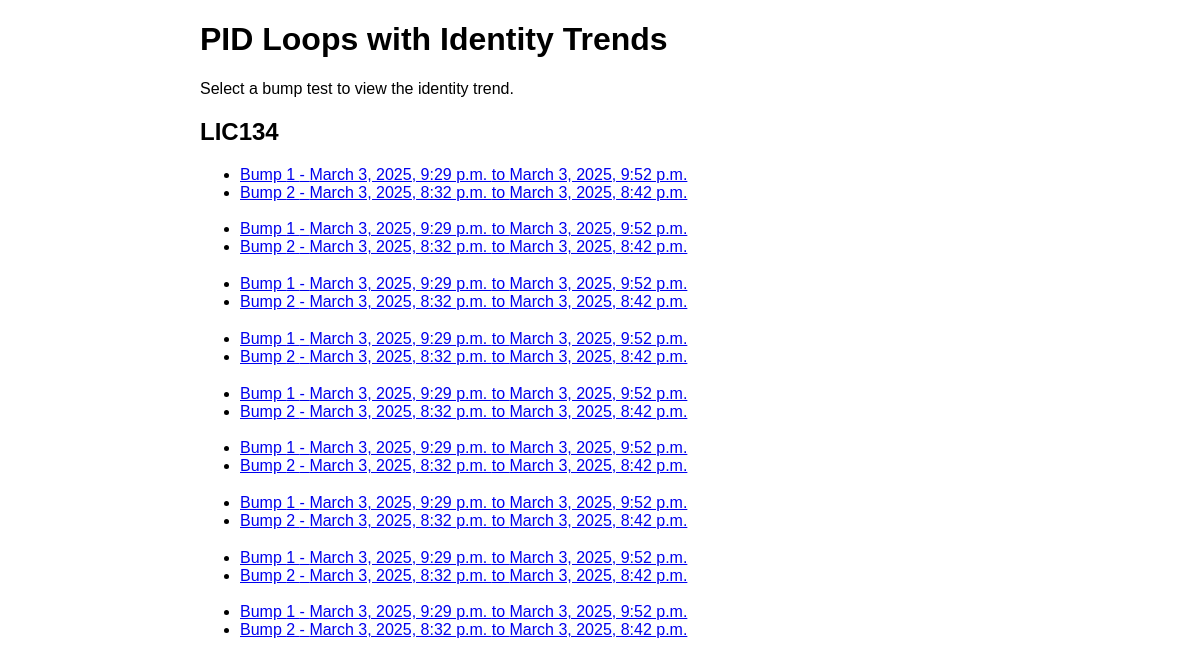
/identity-trend/, run on the app's committed database.
### tuner/models.py (models this page shows, shortened)
class PIDLoop(models.Model):
    PID_TYPE_CHOICES = [
        ("1st Order", "1st Order"),
        ("Integrating", "Integrating"),
        ("Integrating with Lag", "Integrating with Lag"),
    ]
    name = models.CharField(max_length=100)
    description = models.TextField(blank=True, null=True)
    pid_type = models.CharField(
        max_length=50,
        choices=PID_TYPE_CHOICES,
        default="1st Order"  # Default to "1st Order"
    )

class TrendChart(models.Model):
    pid_loop = models.ForeignKey("PIDLoop", on_delete=models.CASCADE)
    uploaded_at = models.DateTimeField(default=now)  # Stored in UTC
    csv_file = models.FileField(upload_to="trend_charts/", blank=True, null=True)
    description = models.TextField(blank=True, null=True)

class BumpTest(models.Model):
    id = models.AutoField(primary_key=True)
    trend_chart = models.ForeignKey("TrendChart", on_delete=models.CASCADE)
    start_time = models.DateTimeField(null=True, blank=True)
    end_time = models.DateTimeField(null=True, blank=True)
    T1 = models.DateTimeField(null=True, blank=True)
    T2 = models.DateTimeField(null=True, blank=True)
    T3 = models.DateTimeField(null=True, blank=True)
    T4 = models.DateTimeField(null=True, blank=True)
    T1_note = models.CharField(max_length=255, blank=True, null=True)
    T2_note = models.CharField(max_length=255, blank=True, null=True)
    T3_note = models.CharField(max_length=255, blank=True, null=True)
    T4_note = models.CharField(max_length=255, blank=True, null=True)
    created_at = models.DateTimeField(default=now)  # ✅ Store timestamps in UTC
    updated_at = models.DateTimeField(auto_now=True)  # ✅ Auto-updates on save
    def save(self, *args, **kwargs):
        """Ensure timestamps are stored in UTC and update notes based on PIDLoop type."""
        if self.start_time:
            self.start_time = self.start_time.astimezone()
        if self.end_time:
            self.end_time = self.end_time.astimezone()
        if self.T1:
            self.T1 = self.T1.astimezone()
        if self.T2:
            self.T2 = self.T2.astimezone()
        if self.T3:
            self.T3 = self.T3.astimezone()
        if self.T4:
            self.T4 = self.T4.astimezone()
        if self.trend_chart and hasattr(self.trend_chart, "pid_loop"):
            self.update_notes(self.trend_chart.pid_loop.pid_type)
        super().save(*args, **kwargs)

### tuner/views.py (the view)
# urls.py: path('identity-trend/', identity_trend, name='identity_trend_list'),
def identity_trend(request):
    pid_loops = PIDLoop.objects.all()
    pid_loop_data = []
    for pid_loop in pid_loops:
        trend_charts = TrendChart.objects.filter(pid_loop=pid_loop)
        bump_tests_data = []
        for trend_chart in trend_charts:
            bump_tests = BumpTest.objects.filter(trend_chart=trend_chart).filter(
                Q(start_time__isnull=False) | Q(end_time__isnull=False))
            bump_tests_data.extend([
                {"bump_id": bump.id, "start_time": bump.start_time, "end_time": bump.end_time,
                 "trend_chart_id": trend_chart.id}
                for bump in bump_tests
            ])
        pid_loop_data.append({
            "pid_loop": pid_loop,
            "trend_charts": trend_charts,
            "bump_tests": bump_tests_data,
        })
    context = {
        "pid_loop_data": pid_loop_data
    }
    return render(request, "identity_trend_list.html", context)

### tuner/templates/identity_trend_list.html (shortened to what this page needs)
{% extends "base.html" %}
{% block content %}
  <div class="container">
    <h1>PID Loops with Identity Trends</h1>
    <p>Select a bump test to view the identity trend.</p>
    {% for pid_loop in pid_loop_data %}
      <h2>{{ pid_loop.pid_loop.name }}</h2>
      {% for trend_chart in pid_loop.trend_charts %}
        <ul>
          {% for bump in pid_loop.bump_tests %}
            {% if bump.bump_id %}
              <li>
                <a href="{% url 'identity_trend_detail' chart_id=trend_chart.id bump_test_id=bump.bump_id %}">
                  Bump {{ forloop.counter }} - {{ bump.start_time }} to {{ bump.end_time }}
                </a>
              </li>
            {% else %}
              <li>No Bump Test Available</li>
            {% endif %}
          {% endfor %}
        </ul>
      {% endfor %}
  {% endfor %}
  </div>
{% endblock %}

### tuner/templates/base.html (style rules this page uses)
body { font-family: Arial, sans-serif; margin: 20px; }
.container { max-width: 800px; margin: auto; }

### data on the page
PIDLoop: pid_loop.name "LIC134"
BumpTest: start_time "March 3, 2025, 9:29 p.m." "March 3, 2025, 9:29 p.m." "March 3, 2025, 9:29 p.m." "March 3, 2025, 9:29 p.m." "March 3, 2025, 9:29 p.m." "March 3, 2025, 9:29 p.m." "March 3, 2025, 9:29 p.m." "March 3, 2025, 9:29 p.m." "March 3, 2025, 9:29 p.m.", end_time "March 3, 2025, 9:52 p.m." "March 3, 2025, 9:52 p.m." "March 3, 2025, 9:52 p.m." "March 3, 2025, 9:52 p.m." "March 3, 2025, 9:52 p.m." "March 3, 2025, 9:52 p.m." "March 3, 2025, 9:52 p.m." "March 3, 2025, 9:52 p.m." "March 3, 2025, 9:52 p.m."
BumpTest: start_time "March 3, 2025, 8:32 p.m." "March 3, 2025, 8:32 p.m." "March 3, 2025, 8:32 p.m." "March 3, 2025, 8:32 p.m." "March 3, 2025, 8:32 p.m." "March 3, 2025, 8:32 p.m." "March 3, 2025, 8:32 p.m." "March 3, 2025, 8:32 p.m." "March 3, 2025, 8:32 p.m.", end_time "March 3, 2025, 8:42 p.m." "March 3, 2025, 8:42 p.m." "March 3, 2025, 8:42 p.m." "March 3, 2025, 8:42 p.m." "March 3, 2025, 8:42 p.m." "March 3, 2025, 8:42 p.m." "March 3, 2025, 8:42 p.m." "March 3, 2025, 8:42 p.m." "March 3, 2025, 8:42 p.m."
